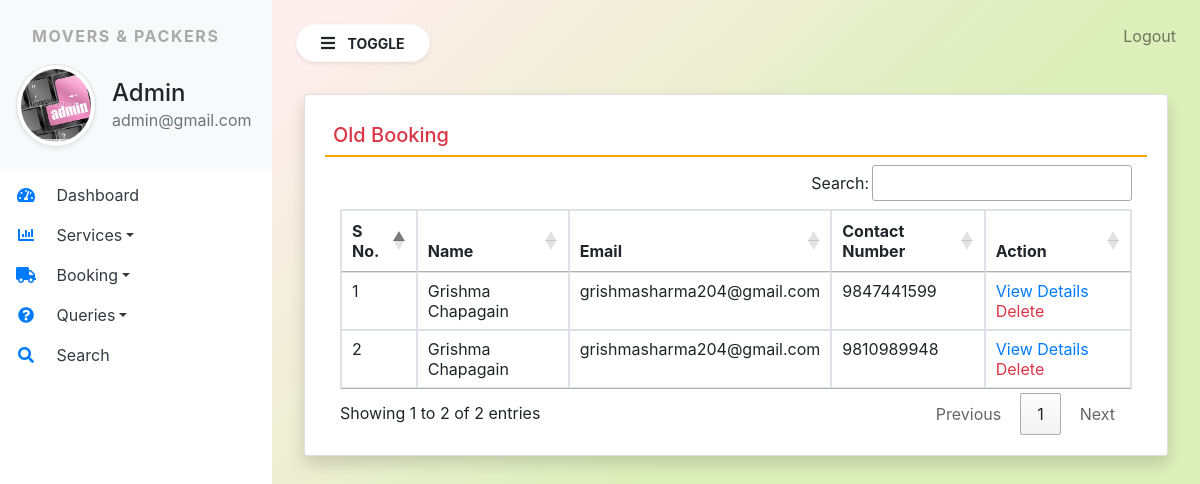
Page /old_booking (signed in) on the committed database.
### moverspackers/models.py (models this page shows, shortened)
class SiteUser(models.Model):
    name = models.CharField(max_length=100,null=True)
    email = models.CharField(max_length=100,null=True)
    mobile = models.CharField(max_length=15,null=True)
    location = models.CharField(max_length=200,null=True)
    shiftinglocation = models.CharField(max_length=200,null=True)
    shiftingdate = models.DateField(max_length=200,null=True)
    briefitems = models.CharField(max_length=100,null=True)
    items = models.CharField(max_length=3000,null=True)
    requestdate = models.DateField(null=True)
    remark = models.CharField(max_length=500,null=True)
    status = models.CharField(max_length=30,null=True)
    updationdate = models.DateField(null=True)

### moverspackers/views.py (the view)
# urls.py: path('old_booking',old_booking,name="old_booking"),
def old_booking(request):
    if not request.user.is_authenticated:
        return redirect('admin_login')
    booking = SiteUser.objects.filter(status = '1')
    return render(request,'old_booking.html',locals())

### moverspackers/templates/old_booking.html
{% extends 'admin_base.html' %}
{% block main %}
<div class="card shadow m-2">
    <div class="card-body">
        <h5 class="p-2 text-danger" style="border-bottom: 2px solid orange;">Old Booking </h5>
        <div class="container-fluid">
            <table class="table table-bordered" id="example">
                <thead>
                    <tr>
                     <th>S No.</th>
                     <th>Name</th>
                     <th>Email</th>
                     <th>Contact Number</th>
                     <th>Action</th>
                    </tr>
                </thead>
                <tbody>
                   {% for i in booking %}
                   <tr>
                       <td>{{forloop.counter}}</td>
                       <td>{{i.name}}</td>
                       <td>{{i.email}}</td>
                       <td>{{i.mobile}}</td>
                       <td><a href="{% url 'view_bookingdetail' i.id  %}">View Details</a>
                    <a href="{% url 'delete_booking' i.id %}" class="text-danger" onclick="return confirm('Are you sure?')">Delete</a>
                   </tr>
                   {% endfor %}
                </tbody>
            </table>
        </div>
    </div>
</div>
{% endblock %}

### moverspackers/templates/admin_base.html (shortened to what this page needs)
{% load static %}
<html>
<head>
  <link rel="stylesheet" href="https://cdn.jsdelivr.net/npm/bootstrap@4.6.1/dist/css/bootstrap.min.css">
  <link rel="stylesheet" href="{% static 'css/sidebar.css' %}">
  <link rel="stylesheet" href="https://use.fontawesome.com/releases/v5.7.0/css/all.css">
<link rel="stylesheet" href="https://cdn.datatables.net/1.11.4/css/jquery.dataTables.min.css">
<link rel="stylesheet" href="https://cdn.datatables.net/buttons/2.2.2/css/buttons.dataTables.min.css">
</head>
<body>
    <div class="bg-white vertical-nav" id="sidebar">
        <div class="bg-light py-4 px-3 mb-1">
            <p class="font-weight-bold text-uppercase px-3 sidebar-title">Movers & Packers</p>
            <div class="media d-flex align-items-center">
                <img src="{% static 'images/admin.jpg' %}" alt="" width="80px" height="80px" class="mr-3 rounded-circle img-thumbnail shadow-sm">
                <div class="media-body">
                    <h4 class="mb-0">Admin</h4>
                    <p class="text-muted mb-0">{{request.user.email}}</p>
                </div>
            </div>
        </div>
        <ul class="nav flex-column bg-white">
            <li class="nav-item">
                <a href="{% url 'admin_home' %}" class="nav-link text-dark bg-white">
                    <i class="fas fa-tachometer-alt fa-fw mr-3 text-primary"></i>
                    Dashboard</a>
            </li>
            <li class="nav-item dropdown">
                <a href="#" class="dropdown-toggle nav-link text-dark bg-white" id='navbardrop' data-toggle='dropdown'>
                    <i class="fas fa-chart-bar fa-fw mr-3 text-primary"></i>
                    Services</a>
            </li>
            <li class="nav-item dropdown">
                <a href="#" class="dropdown-toggle nav-link text-dark bg-white" id='navbardrop' data-toggle='dropdown'>
                    <i class="fas fa-truck fa-fw mr-3 text-primary"></i>
                    Booking</a>
            </li>
            <li class="nav-item dropdown">
                <a href="#" class="dropdown-toggle nav-link text-dark bg-white" id='navbardrop' data-toggle='dropdown'>
                    <i class="fas fa-question-circle fa-fw mr-3 text-primary"></i>
                    Queries</a>
            </li>
            <li class="nav-item">
                <a href="{% url 'search' %}" class="nav-link text-dark bg-white">
                    <i class="fa fa-search fa-fw mr-3 text-primary"></i>
                    Search</a>
            </li>
        </ul>
    </div>
    <div class="page-content p-4" id="content">
        <a href="{% url 'logout' %}" title="logout" class="text-black-50 float-right">Logout</a>
        <button id="sidebarCollapse" type="button" class="btn btn-light bg-white rounded-pill shadow-sm px-4 mb-4">
            <i class="fas fa-bars mr-2"></i>
            <small class="text-uppercase font-weight-bold">Toggle</small></button>
        {% block main %}
        {% endblock %}
    </div>
</body>
</html>

### moverspackers/static/css/sidebar.css (style rules this page uses)
.sidebar-title { letter-spacing: 0.1em; color: #aaa; }
body { background-image: linear-gradient(135.9deg,rgb(255, 238, 238) 16.4%,rgba(221, 239, 187, 1) 56.1%); min-height: 100vh; }
.vertical-nav { min-width: 17rem; width: 17rem; height: 100vh; position: fixed; top: 0; left: 0; transition: all 0.4s; }
.page-content { width: calc(100%-17rem); margin-left: 17rem; transition: all 0.4s; }

### rows in the picture
SiteUser: name "Grishma Chapagain", email "grishmasharma204@gmail.com", mobile "9847441599"
SiteUser: name "Grishma Chapagain", email "grishmasharma204@gmail.com", mobile "9810989948"

### other values in the picture
{{ request.user.email }} "admin@gmail.com"
